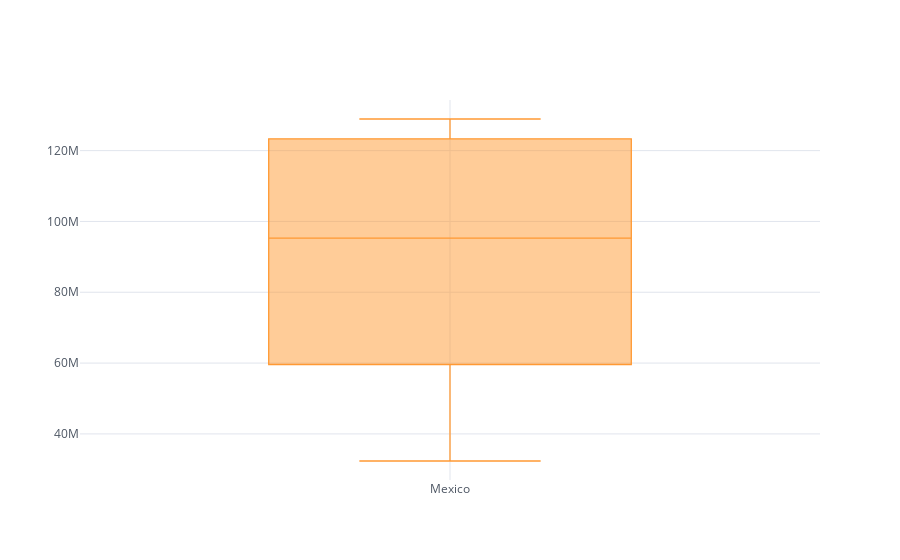

Notebook code for this chart:
### Markdown cell above
# Boxplot

### Code cell
df_population['Mexico'].iplot(kind='box')

### Figure 1 — Plotly figure (JSON) as saved in the notebook; plotly's stock layout.template omitted (floating-point values rounded to 4 significant figures)
{"data": [{"boxpoints": false, "line": {"width": 1.3}, "marker": {"color": "rgba(255, 153, 51, 1.0)"}, "name": "Mexico", "orientation": "v", "type": "box", "y": [32350596, 37771859, 44123853, 51493565, 59607953, 67761372, 75983485, 83943132, 91663285, 98899845, 106005203, 114092963, 121858258, 123333376, 124777324, 126190788, 127575529, 128932753]}], "layout": {"autosize": true, "legend": {"bgcolor": "#FFFFFF", "font": {"color": "#4D5663"}}, "paper_bgcolor": "#FFFFFF", "plot_bgcolor": "#FFFFFF", "title": {"font": {"color": "#4D5663"}}, "xaxis": {"autorange": true, "gridcolor": "#E1E5ED", "range": [-0.5, 0.5], "showgrid": true, "tickfont": {"color": "#4D5663"}, "title": {"font": {"color": "#4D5663"}, "text": ""}, "type": "category", "zerolinecolor": "#E1E5ED"}, "yaxis": {"autorange": true, "gridcolor": "#E1E5ED", "range": [26980000.0, 134300000.0], "showgrid": true, "tickfont": {"color": "#4D5663"}, "title": {"font": {"color": "#4D5663"}, "text": ""}, "type": "linear", "zerolinecolor": "#E1E5ED"}}}
